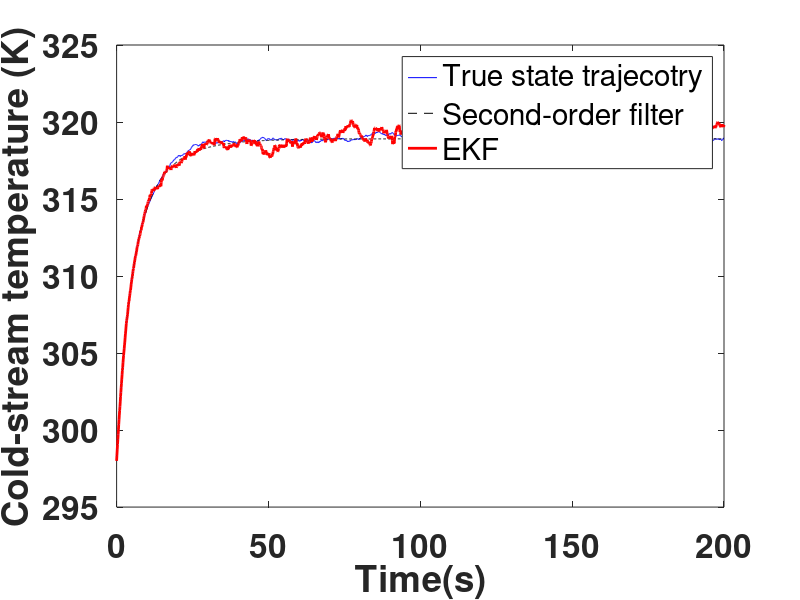
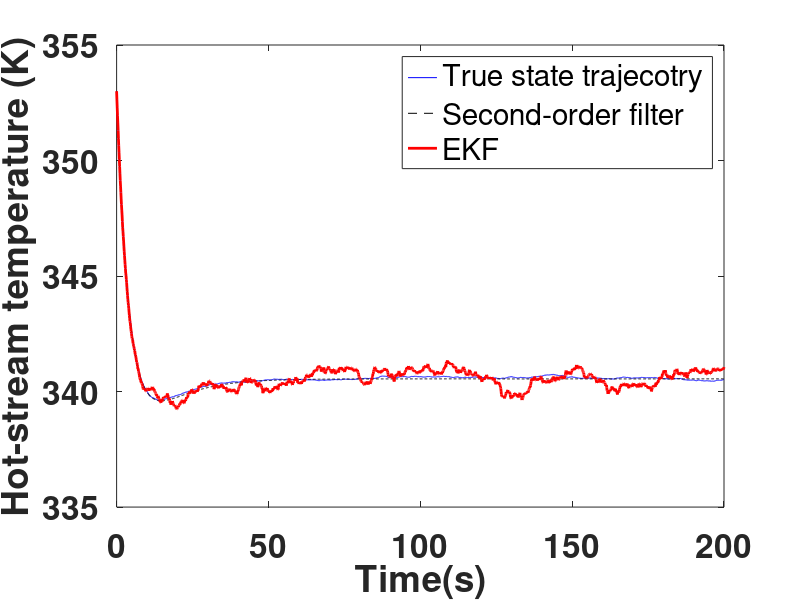
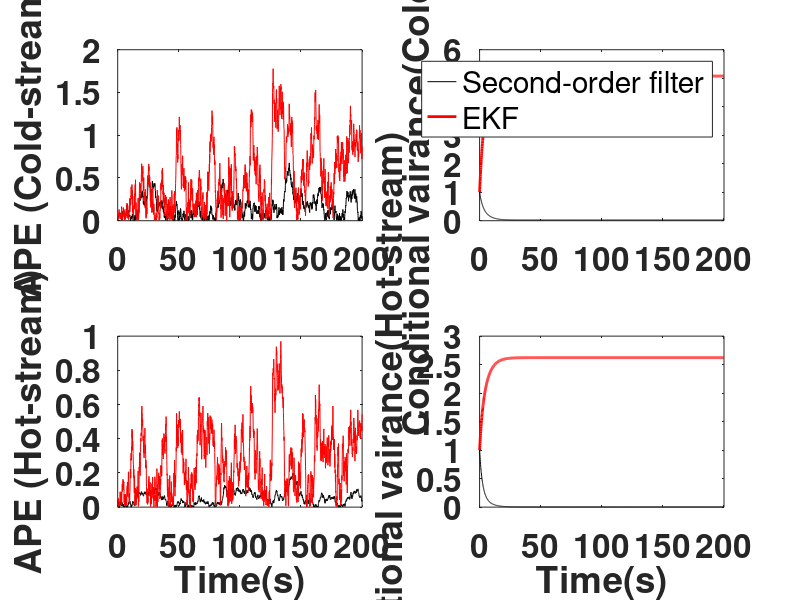

Source code (MATLAB) for these figures, in order:
%% --------Heat Exchanger Estimation-----------%%
% Created by: Shaival Nagarsheth
% Details - 1. SDEs, unpertubed ODEs, EKF, Second-order filtering equaitons
%           2. Multiple changes in the input varaibles with noise intensity variations as well. 
%           3. The observation equation values comes from the CFD data generated by Ansys- Gambit and  Fluent Software
% Practical Setup - Tube-in-tube Heat exchanger with 1 meter length and 1 inch diameter
% Version & Date: 14-07-2020 (updated)
%%---------------------------------------------------------------%%

%% ------------Decalartion------------------

clear all;  % Deleting all variables
clc;        %Clearing the screen
N=1000;     %Number of Samples
T=100;      %Time period of simulation
dt=T/N;     %differential interval

%% ---- Noise Intensity------
alpha1=0.00015;
alpha2=0.0001;
alpha3=0.0001;
alpha4=0.0001;

%% -----Heat Exchanger Inputs/Outputs -------
fc=0.00277; % Input Flowrate of Cold Stream
fh=0.00917; % Input Flowrate of Hot Stream
Tcin=298;   % Input Temperature of Cold Stream
Thin=353;   % Input Temperature of Hot Stream
h=280;      % Heat transfer co-efficient

Ac=0.04;    % Cross-Sectional area of Cold region
Ah=0.079;   % Cross-Sectional area of Hot region
mc=0.04;    % Mass of Cold stream
mh=0.079;   % Mass of Hot stream
Cpc=4186;   % Heat transfer co-efficient
Cph=4193;   % Heat transfer co-efficient
r=20;

%% ------------Initialization------------------
x1(1)=298;  % Operting value of Cold Stream in Kevlin
x2(1)=353;  % Operting value of Hot Stream in Kevlin

Fmx1(1)=298;
Fmx2(1)=353;

Smx1(1)=298;
Smx2(1)=353;

% Initial Variance
FP11(1)=1;  
FP12(1)=0;
FP21(1)=0;
FP22(1)=1;

SP11(1)=1;
SP12(1)=0;
SP21(1)=0;
SP22(1)=1;

%% --------------- First-loop of 1000 samples-----------
for k=1:N
   dW1=randn*sqrt(dt);
   dW2=randn*sqrt(dt);
   dW3=randn*sqrt(dt);
   dW4=randn*sqrt(dt);
   dV1=randn*sqrt(dt);
   dV2=randn*sqrt(dt);
   
   %% Stochastic Differential Equations -- Heat Exchanger 
   x1(k+1)=x1(k)+((((fc/mc)*(Tcin-x1(k)))+(((h*Ac)/(mc*Cpc))*(x2(k)-x1(k))))*dt)+((alpha1*((Tcin-x1(k))/mc))*dW1)+(alpha2*(fc/mc)*dW2);
   x2(k+1)=x2(k)+((((fh/mh)*(Thin-x2(k)))-(((h*Ah)/(mh*Cph))*(x2(k)-x1(k))))*dt)+((alpha3*((Thin-x2(k))/mh))*dW3)+(alpha4*(fh/mh)*dW4);
   
   %% EKF mean
   Fmx1(k+1)=Fmx1(k)+((((fc/mc)*Tcin-(fc/mc)*Fmx1(k))+(((h*Ac)/(mc*Cpc))*(Fmx2(k)-Fmx1(k))))*dt)+((FP11(k)*(r^-2)*(((x1(k)*dt)+(r*dV1))-(Fmx1(k)*dt))))+((FP12(k)*(r^-2)*(((x2(k)*dt)+(r*dV2))-(Fmx2(k)*dt))));
   Fmx2(k+1)=Fmx2(k)+((((fh/mh)*Thin-(fh/mh)*Fmx2(k))-(((h*Ah)/(mh*Cph))*(Fmx2(k)-Fmx1(k))))*dt)+((FP12(k)*(r^-2)*(((x1(k)*dt)+(r*dV1))-(Fmx1(k)*dt))))+((FP22(k)*(r^-2)*(((x2(k)*dt)+(r*dV2))-(Fmx2(k)*dt))));

   %% EKF variance
   FP11(k+1)=FP11(k)+(((2*FP11(k)*((-fc/mc)-((h*Ac)/(mc*Cpc))))+(2*FP12(k)*((h*Ac)/(mc*Cpc)))+(((alpha1^2)*(Tcin^2/mc^2))+((fc/mc)^2*alpha2^2))-(FP11(k)*FP11(k)*(r^-2))-(FP12(k)*FP12(k)*(r^-2)))*dt);
   FP12(k+1)=FP12(k)+(((FP11(k)*((h*Ah)/(mh*Cph)))+(FP12(k)*((-fh/mh)-((h*Ah)/(mh*Cph))))+(FP12(k)*((-fc/mc)-((h*Ac)/(mc*Cpc))))+(FP22(k)*((h*Ac)/(mc*Cpc)))-(FP11(k)*FP12(k)*(r^-2))-(FP12(k)*FP22(k)*(r^-2)))*dt);
   FP21(k+1)=FP12(k+1);
   FP22(k+1)=FP22(k)+(((2*FP12(k)*((h*Ah)/(mh*Cph)))+(2*FP22(k)*((-fh/mh)-((h*Ah)/(mh*Cph))))+(((alpha3^2)*(Thin^2/mc^2))+((fh/mh)^2*alpha4^2))-(FP12(k)*FP12(k)*(r^-2))-(FP22(k)*FP22(k)*(r^-2)))*dt);
   
   %% Filtering second-order mean   
   Smx1(k+1)=Smx1(k)+((((fc/mc)*Tcin-(fc/mc)*Smx1(k))+(((h*Ac)/(mc*Cpc))*(Smx2(k)-Smx1(k))))*dt)+((SP11(k)*(r^-2)*(((x1(k)*dt)+(r*dV1))-(Smx1(k)*dt))))+((SP12(k)*(r^-2)*(((x2(k)*dt)+(r*dV2))-(Smx2(k)*dt))));
   Smx2(k+1)=Smx2(k)+((((fh/mh)*Thin-(fh/mh)*Smx2(k))-(((h*Ah)/(mh*Cph))*(Smx2(k)-Smx1(k))))*dt)+((SP12(k)*(r^-2)*(((x1(k)*dt)+(r*dV1))-(Smx1(k)*dt))))+((SP22(k)*(r^-2)*(((x2(k)*dt)+(r*dV2))-(Smx2(k)*dt))));

   %% Second-order variance
   SP11(k+1)=SP11(k)+(((2*SP11(k)*((-fc/mc)-((h*Ac)/(mc*Cpc))))+(2*SP12(k)*((h*Ac)/(mc*Cpc)))+((alpha1^2/mc^2)*((Tcin-Smx1(k))^2))+((fc/mc)^2*(alpha2^2))-(SP11(k)*(alpha1^2/mc^2))-(SP11(k)*SP11(k)*(r^-2))-(SP12(k)*SP12(k)*(r^-2)))*dt);
   SP12(k+1)=SP12(k)+(((SP11(k)*((h*Ah)/(mh*Cph)))+(SP12(k)*((-fh/mh)-((h*Ah)/(mh*Cph))))+(SP12(k)*((-fc/mc)-((h*Ac)/(mc*Cpc))))+(SP22(k)*((h*Ac)/(mc*Cpc)))-(SP11(k)*SP12(k)*(r^-2))-(SP12(k)*SP22(k)*(r^-2)))*dt);
   SP21(k+1)=SP12(k+1);
   SP22(k+1)=SP22(k)+(((2*SP12(k)*((h*Ah)/(mh*Cph)))+(2*SP22(k)*((-fh/mh)-((h*Ah)/(mh*Cph))))+((alpha3^2/mh^2)*((Thin-Smx2(k))^2))+((fh/mh)^2*(alpha4^2))-(SP22(k)*(alpha3^2/mh^2))-(SP12(k)*SP12(k)*(r^-2))-(SP22(k)*SP22(k)*(r^-2)))*dt);
     
end

%% Change in Input Variable one at a time and see the effect on the two Outputs

%fc=0.00555; 
%fc=0.00555;
%fh=0.0152778;
%Tcin=288;
%Thin=363;

N1=2000;
T1=200;
dt=T1/N1;
%% --------------- Second-loop of another 1000 samples-----------
for k= N:N1
    
   dW1=randn*sqrt(dt);
   dW2=randn*sqrt(dt);
   dW3=randn*sqrt(dt);
   dW4=randn*sqrt(dt);
   dV1=randn*sqrt(dt);
   dV2=randn*sqrt(dt);
   
   %% Stochastic Differential Equations -- Heat Exchanger
   x1(k+1)=x1(k)+((((fc/mc)*(Tcin-x1(k)))+(((h*Ac)/(mc*Cpc))*(x2(k)-x1(k))))*dt)+((alpha1*((Tcin-x1(k))/mc))*dW1)+(alpha2*(fc/mc)*dW2);
   x2(k+1)=x2(k)+((((fh/mh)*(Thin-x2(k)))-(((h*Ah)/(mh*Cph))*(x2(k)-x1(k))))*dt)+((alpha3*((Thin-x2(k))/mh))*dW3)+(alpha4*(fh/mh)*dW4);
         
   %% EKF mean
   Fmx1(k+1)=Fmx1(k)+((((fc/mc)*Tcin-(fc/mc)*Fmx1(k))+(((h*Ac)/(mc*Cpc))*(Fmx2(k)-Fmx1(k))))*dt)+((FP11(k)*(r^-2)*(((x1(k)*dt)+(r*dV1))-(Fmx1(k)*dt))))+((FP12(k)*(r^-2)*(((x2(k)*dt)+(r*dV2))-(Fmx2(k)*dt))));
   Fmx2(k+1)=Fmx2(k)+((((fh/mh)*Thin-(fh/mh)*Fmx2(k))-(((h*Ah)/(mh*Cph))*(Fmx2(k)-Fmx1(k))))*dt)+((FP12(k)*(r^-2)*(((x1(k)*dt)+(r*dV1))-(Fmx1(k)*dt))))+((FP22(k)*(r^-2)*(((x2(k)*dt)+(r*dV2))-(Fmx2(k)*dt))));

   %% EKF variance
   FP11(k+1)=FP11(k)+(((2*FP11(k)*((-fc/mc)-((h*Ac)/(mc*Cpc))))+(2*FP12(k)*((h*Ac)/(mc*Cpc)))+(((alpha1^2)*(Tcin^2/mc^2))+((fc/mc)^2*alpha2^2))-(FP11(k)*FP11(k)*(r^-2))-(FP12(k)*FP12(k)*(r^-2)))*dt);
   FP12(k+1)=FP12(k)+(((FP11(k)*((h*Ah)/(mh*Cph)))+(FP12(k)*((-fh/mh)-((h*Ah)/(mh*Cph))))+(FP12(k)*((-fc/mc)-((h*Ac)/(mc*Cpc))))+(FP22(k)*((h*Ac)/(mc*Cpc)))-(FP11(k)*FP12(k)*(r^-2))-(FP12(k)*FP22(k)*(r^-2)))*dt);
   FP21(k+1)=FP12(k+1);
   FP22(k+1)=FP22(k)+(((2*FP12(k)*((h*Ah)/(mh*Cph)))+(2*FP22(k)*((-fh/mh)-((h*Ah)/(mh*Cph))))+(((alpha3^2)*(Thin^2/mc^2))+((fh/mh)^2*alpha4^2))-(FP12(k)*FP12(k)*(r^-2))-(FP22(k)*FP22(k)*(r^-2)))*dt);
   
   %% Filtering second-order mean   
   Smx1(k+1)=Smx1(k)+((((fc/mc)*Tcin-(fc/mc)*Smx1(k))+(((h*Ac)/(mc*Cpc))*(Smx2(k)-Smx1(k))))*dt)+((SP11(k)*(r^-2)*(((x1(k)*dt)+(r*dV1))-(Smx1(k)*dt))))+((SP12(k)*(r^-2)*(((x2(k)*dt)+(r*dV2))-(Smx2(k)*dt))));
   Smx2(k+1)=Smx2(k)+((((fh/mh)*Thin-(fh/mh)*Smx2(k))-(((h*Ah)/(mh*Cph))*(Smx2(k)-Smx1(k))))*dt)+((SP12(k)*(r^-2)*(((x1(k)*dt)+(r*dV1))-(Smx1(k)*dt))))+((SP22(k)*(r^-2)*(((x2(k)*dt)+(r*dV2))-(Smx2(k)*dt))));

   %% Second-order variance
   SP11(k+1)=SP11(k)+(((2*SP11(k)*((-fc/mc)-((h*Ac)/(mc*Cpc))))+(2*SP12(k)*((h*Ac)/(mc*Cpc)))+((alpha1^2/mc^2)*((Tcin-Smx1(k))^2))+((fc/mc)^2*(alpha2^2))-(SP11(k)*(alpha1^2/mc^2))-(SP11(k)*SP11(k)*(r^-2))-(SP12(k)*SP12(k)*(r^-2)))*dt);
   SP12(k+1)=SP12(k)+(((SP11(k)*((h*Ah)/(mh*Cph)))+(SP12(k)*((-fh/mh)-((h*Ah)/(mh*Cph))))+(SP12(k)*((-fc/mc)-((h*Ac)/(mc*Cpc))))+(SP22(k)*((h*Ac)/(mc*Cpc)))-(SP11(k)*SP12(k)*(r^-2))-(SP12(k)*SP22(k)*(r^-2)))*dt);
   SP21(k+1)=SP12(k+1);
   SP22(k+1)=SP22(k)+(((2*SP12(k)*((h*Ah)/(mh*Cph)))+(2*SP22(k)*((-fh/mh)-((h*Ah)/(mh*Cph))))+((alpha3^2/mh^2)*((Thin-Smx2(k))^2))+((fh/mh)^2*(alpha4^2))-(SP22(k)*(alpha3^2/mh^2))-(SP12(k)*SP12(k)*(r^-2))-(SP22(k)*SP22(k)*(r^-2)))*dt);
     
end

t=0:dt:T1;


%% Plots for mean 

   figure;
   plot(t,x1,'b',t,Smx1,'black--',t,Fmx1,'r','LineWidth',2);
   xlabel('Time(s)','FontWeight','bold','Fontsize',24)
   ylabel('Cold-stream temperature (K)','FontWeight','bold','Fontsize',24)
   legend({'True state trajecotry', 'Second-order filter', 'EKF'},'Fontsize',24);
   set(gca,'FontWeight','bold','Fontsize',24);
   
   figure;
   plot(t,x2,'b',t,Smx2,'black--',t,Fmx2,'r','LineWidth',2);
   legend({'True state trajecotry', 'Second-order filter', 'EKF'},'Fontsize',24);
   xlabel('Time(s)','FontWeight','bold','Fontsize',24)
   ylabel('Hot-stream temperature (K)','FontWeight','bold','Fontsize',24)
   set(gca,'FontWeight','bold','Fontsize',24);
   
%% Absolute Estimation Error

    EF1=x1-Fmx1;
    EAF1=abs(EF1);
    EF2=x2-Fmx2;
    EAF2=abs(EF2);

    ES1=x1-Smx1;
    EAS1=abs(ES1);
    ES2=x2-Smx2;
    EAS2=abs(ES2);

    figure;
    subplot(2,2,1)
    plot(t,EAS1,'black',t,EAF1,'red');
    ylabel('APE (Cold-stream)','FontWeight','bold','Fontsize',24);
    set(gca,'FontWeight','bold','Fontsize',24);

    subplot(2,2,3)
    plot(t,EAS2,'black',t,EAF2,'red');
    ylabel('APE (Hot-stream)','FontWeight','bold','Fontsize',24);
    xlabel('Time(s)','FontWeight','bold','Fontsize',24)
    set(gca,'FontWeight','bold','Fontsize',24);

%% Plots for variance
    subplot(2,2,2)
    plot(t,SP11,'black',t,FP11,'r','LineWidth',2);
    ylabel('Conditional vairance(Cold-stream)','FontWeight','bold','Fontsize',24);
    legend('Second-order filter', 'EKF');
    set(gca,'FontWeight','bold','Fontsize',24);

    subplot(2,2,4)
    plot(t,SP22,'black',t,FP22,'r','LineWidth',2);
    ylabel('Conditional vairance(Hot-stream)','FontWeight','bold','Fontsize',24);
    xlabel('Time(s)','FontWeight','bold','Fontsize',24)
    set(gca,'FontWeight','bold','Fontsize',24);
